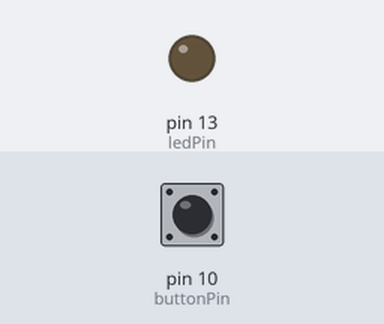
The sketch below on a simulated Arduino Uno, built with avr-gcc and run on an emulated ATmega328P. Shown: output pins drawn as LEDs (lit = HIGH). The test bench sets the inputs (shaded band); at power-on: pin 10 (buttonPin) LOW.

Above: at 1.2 s.
1.3 s: pin 10 (buttonPin) pulled HIGH for 0.15 s
At 1.37 s:
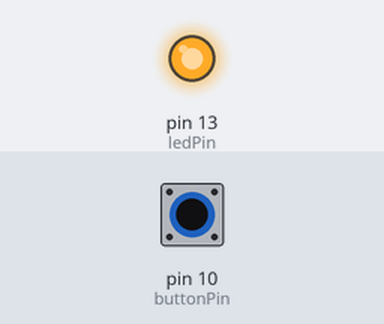
2.9 s: pin 10 (buttonPin) pulled HIGH for 3.2 s
At 7.0 s:
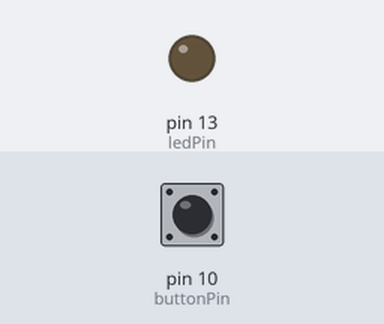
Timing chart, 0 to 8.5 s (numbered marks = the images above; inputs shaded):
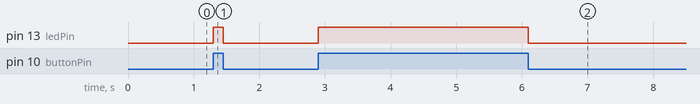

Measured:
- after the input at 1.3 s, pin 13 (ledPin): LOW → HIGH at once, → LOW 0.15 s later
- after the input at 2.9 s, pin 13 (ledPin): LOW → HIGH at once, → LOW 3.2 s later

The sketch:

ExerciseA_Pushbutton_LED.ino.ino
```cpp
const int buttonPin = 10;
const int ledPin = LED_BUILTIN;

void setup() {
  pinMode(buttonPin, INPUT);   // Button circuit uses external pull-down resistor
  pinMode(ledPin, OUTPUT);     // Built-in LED
}

void loop() {
  int buttonState = digitalRead(buttonPin);

  if (buttonState == HIGH) {
    digitalWrite(ledPin, HIGH);  // Button pressed: LED on
  }
  else {
    digitalWrite(ledPin, LOW);   // Button released: LED off
  }
}
```
